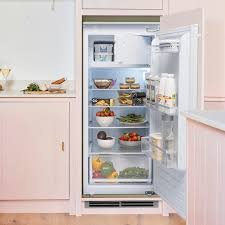
#> input picture friedge/friedge.png, 225 x 225 px
$ python friedge.py
#> lines starting #> are read from the running program, lines starting #| are printed output that depends on the picture
import cv2

# مسیر تصویر ورودی
image_path = "friedge.png"

# خواندن تصویر
img = cv2.imread(image_path)
#> img is the input picture: shape (225, 225, 3); mean B, G, R 189.3, 191.7, 202

# اندازه جدید (مثلاً 2 برابر)
scale = 2
width = int(img.shape[1] * scale)
#> width = 450
height = int(img.shape[0] * scale)
#> height = 450

# تغییر اندازه با الگوریتم باکیفیت‌تر
resized = cv2.resize(img, (width, height), interpolation=cv2.INTER_CUBIC)
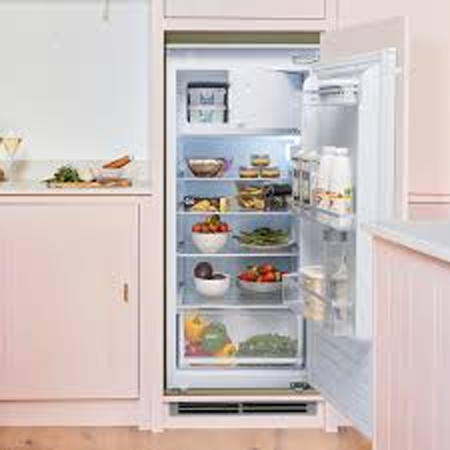
#> resized: shape (450, 450, 3); mean B, G, R 189.3, 191.7, 202

# ذخیره تصویر جدید
cv2.imwrite("output_resized.jpg", resized)

print("✅ تصویر با موفقیت بزرگ و ذخیره شد.")
